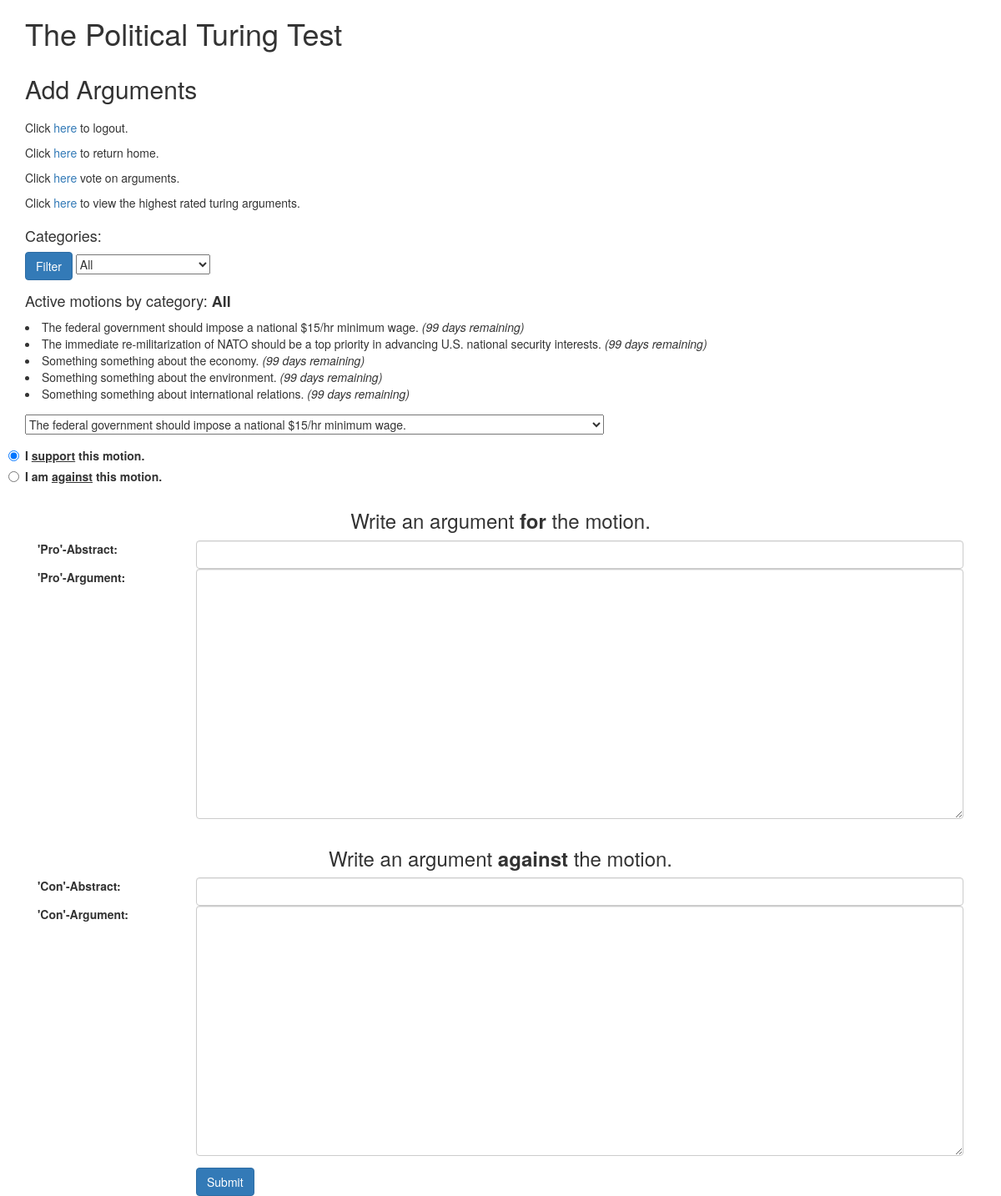
/arguments (signed in), run on the app's committed database.
### models.py (models this page shows, shortened)
class Topic(db.Model):
    __tablename__ = "topics"
    id = db.Column(db.Integer, primary_key=True)
    category = db.Column(db.String, nullable=False)
    topic = db.Column(db.String, nullable=False)
    author_id = db.Column(db.Integer, ForeignKey('users.id'))
    created_date = db.Column(db.Date, default=datetime.date.today)
    status = db.Column(db.Boolean, nullable=False)
    def days_left(self):
        days_remaining = 100 - (datetime.date.today() - self.created_date).days
        if days_remaining > 1 and self.status == True:
            return "{int} days remaining".format(int = days_remaining)
        elif days_remaining == 1 and self.status == True:
            return "*1 day remaining*"
        else:
            return "Closed on {close_date}".format(close_date = self.created_date - datetime.timedelta(days = 10))

### app.py (the view)
@app.route('/arguments', methods=['GET'])
@login_required
def get_arguments():
    update_topic_status()
    category_filter = request.args.get('category_value', 'all')
    categories = db.session.query(Topic.category).distinct()
    if category_filter == 'all':
        motions = Topic.query.distinct(Topic.category).filter_by(status = True).all()
        category_header = "All"
    else:
        motions = Topic.query.filter_by(category = category_filter, status = True)
        category_header = category_filter
    topics = db.session.query(func.count(Topic.id)).filter_by(status = True).all()[0][0]
    randnum = random.choice(range(1, topics + 1))
    return render_template('arguments.html', category_header = category_header, categories=categories, motions=motions, randnum=randnum)

### app.py (called while the page is built)
def login_required(f):
    @wraps(f)
    def wrap(*args, **kwargs):
        if 'logged_in' in session:
            return f(*args, **kwargs)
        else:
            flash('You need to login first.')
            return redirect(url_for('login'))
    return wrap

def update_topic_status():
    active_topics = db.session.query(Topic).filter_by(status = True).all()
    for topic in active_topics:
        if "Closed" in topic.days_left():
            updated_topic = Topic.query.get(topic.id)
            updated_topic.status = False
            db.session.commit()

### templates/arguments.html (shortened to what this page needs)
<html>
  <head>
    <link href="static/bootstrap.min.css" rel="stylesheet" media="screen">
  </head>
  <body>
    <div class="container">
      <h1>The Political Turing Test</h1>
    </div>
    <div class="container">
      <h2>Add Arguments</h2>
    </div>
    <div class="container">
    </div>
    <div class="container">
      <p>Click <a href="/logout">here</a> to logout.</p>
      <p>Click <a href="/">here</a> to return home.</p>
      <p>Click <a href="/voting/{{ randnum }}">here</a> vote on arguments.</p>
      <p>Click <a href="/turingarguments/topic/{{ randnum }}/topscoring">here</a> to view the highest rated turing arguments.</p>
    </div>
    <div class="container">
      <form action="" method="get">
        <h4>Categories:</h4>
        <div class="form-group">
          <button class="btn btn-primary" type="submit">Filter</button>
          <select name="category_value">
            <option value="all">All</option>
          </select>
        </div>
      </form>
      <form action="" method="post">
        <div class="form-group">
          <h4>Active motions by category: <strong>{{ category_header }}</strong></h4>
          {% for motion in motions %}
          <li>{{ motion.topic }} <i>({{ motion.days_left() }})</i></li>
          {% endfor %}
        </div>
        <div class="form-group">
          <select name="motion_value">
            {% for motion in motions %}
            <option value="{{ motion.topic }}">{{ motion.topic }}</option>
            {% endfor %}
          </select>
        </div>
        <label class="radio">
          <input type="radio" name="user_stance" id="optionsRadios1" value="pro" checked>
          I <u>support</u> this motion.
        </label>
        <label class="radio">
          <input type="radio" name="user_stance" id="optionsRadios2" value="con">
          I am <u>against</u> this motion.
         </label>
        <div class="form-group argument-box clearfix">
          <h3 class="argument-box-header">Write an argument <strong>for</strong> the motion.</h3>
          <label for="title" class="col-sm-2 control-label">'Pro'-Abstract:</label>
          <div class="col-sm-10">
            <input class="form-control" id="abstract" name="abstract" type="text" value="{{ request.form.abstract }}">
          </div>
          <label for="Content" class="col-sm-2 control-label">'Pro'-Argument:</label>
          <div class="col-sm-10">
            <textarea class="form-control" id="argument" name="argument" style="height: 300px;">{{ request.form.argument }}</textarea>
          </div>
        </div>
        <div class="form-group argument-box clearfix">
          <h3 class="argument-box-header">Write an argument <strong>against</strong> the motion.</h3>
          <label for="title" class="col-sm-2 control-label">'Con'-Abstract:</label>
          <div class="col-sm-10">
            <input class="form-control" id="abstract1" name="abstract1" type="text" value="{{ request.form.abstract1 }}">
          </div>
          <label for="Content" class="col-sm-2 control-label">'Con'-Argument:</label>
          <div class="col-sm-10">
            <textarea class="form-control" id="argument1" name="argument1" style="height: 300px;">{{ request.form.argument1 }}</textarea>
          </div>
        </div>
        <div class="form-group">
          <div class="col-sm-offset-2 col-sm-10">
            <button class="btn btn-primary" type="submit">Submit</button>
          </div>
        </div>
      </form>
  </body>
</html>

### templates/arguments.html (style rules this page uses)
.argument-box { margin-bottom: 1em; }
.argument-box-header { text-align: center; }

### data on the page
Topic: topic "The federal government should impose a national $15/hr minimum wage.", days_left "99 days remaining"
Topic: topic "The immediate re-militarization of NATO should be a top priority in advancing U.S. national security interests.", days_left "99 days remaining"
Topic: topic "Something something about the economy.", days_left "99 days remaining"
Topic: topic "Something something about the environment.", days_left "99 days remaining"
Topic: topic "Something something about international relations.", days_left "99 days remaining"

### other printed values
{{ category_header }} "All"
form field motion_value "The federal government should impose a national $15/hr minimum wage."
